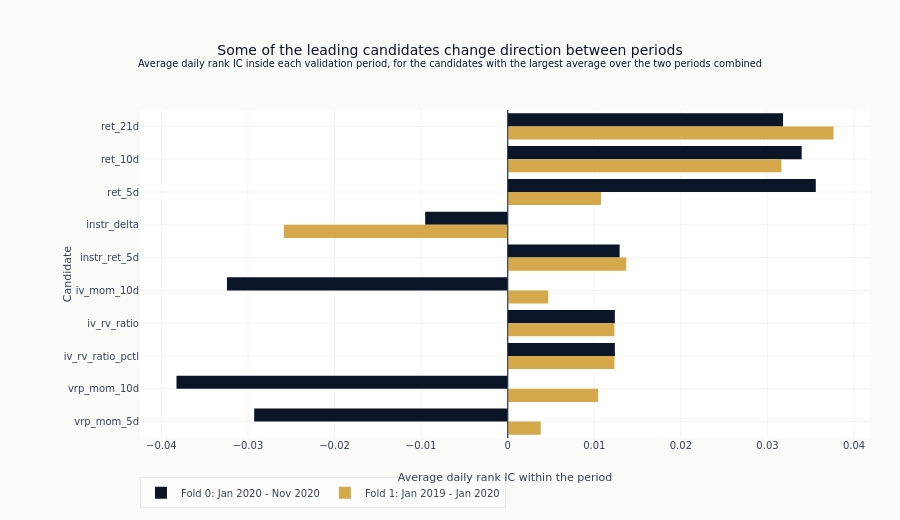

Notebook cell for this chart:
### Markdown cell above
One bar per validation period, for the candidates with the largest average agreement. A
candidate whose two bars point the same way carried one direction through both periods.
A candidate whose bars point opposite ways has an average taken across a sign change,
which is exactly what the average hides and what this figure exists to show.

The split generator numbers periods from the most recent backwards, so the legend gives
each one its dates rather than its number alone.

### Code cell
fold_plot_features = [f for f in leading_features if f in fold_stats]

fold_windows = {
    int(split["fold"]): (_as_date(split["val_start"]), _as_date(split["val_end"]))
    for split in cv_folds
}

fig = go.Figure()
plot_fold_ids = sorted({fid for f in fold_plot_features for fid in fold_stats[f]["fold_ics"]})
for position, fold_id in enumerate(plot_fold_ids):
    val_start, val_end = fold_windows[fold_id]
    fig.add_trace(
        go.Bar(
            x=[fold_stats[f]["fold_ics"].get(fold_id) for f in fold_plot_features],
            y=fold_plot_features,
            orientation="h",
            marker_color=[COLORS["blue"], COLORS["amber"]][position % 2],
            name=f"Fold {fold_id}: {val_start:%b %Y} - {val_end:%b %Y}",
        )
    )
fig.add_vline(x=0, line=dict(color=COLORS["neutral"], width=1))
fig.update_layout(
    template="ml4t",
    height=520,
    width=900,
    barmode="group",
    title={
        "text": (
            "Some of the leading candidates change direction between periods"
            "<br><sup>Average daily rank IC inside each validation period, for the candidates "
            "with the largest average over the two periods combined</sup>"
        )
    },
    margin=dict(l=140, r=30, t=110, b=60),
    legend=dict(orientation="h", y=-0.12, x=0),
)
fig.update_xaxes(title_text="Average daily rank IC within the period")
fig.update_yaxes(title_text="Candidate", autorange="reversed")
show_plotly_with_alt(
    fig,
    "Grouped horizontal bar chart of the average daily rank IC inside each validation period, "
    "two bars per candidate, for the ten candidates with the largest average over the two "
    "periods combined. Seven keep their side in both periods: ret_21d, ret_10d, ret_5d, "
    "instr_ret_5d and the two iv_rv_ratio columns positive, instr_delta negative. Three do not - "
    "iv_mom_10d, vrp_mom_10d and vrp_mom_5d are each negative in fold 0 and positive in fold 1, "
    "iv_mom_10d swinging from about -0.032 to about +0.005. So the three that change direction "
    "between the periods are all momentum terms, and ret_5d, while it keeps its sign, falls from "
    "about 0.036 to about 0.011.",
)

### Figure 1 — Plotly figure (JSON) as saved in the notebook; plotly's stock layout.template omitted (floating-point values rounded to 4 significant figures)
{"data": [{"marker": {"color": "#0a1628"}, "name": "Fold 0: Jan 2020 - Nov 2020", "orientation": "h", "type": "bar", "x": [0.0318, 0.03395, 0.03558, -0.009532, 0.01293, -0.03242, 0.01238, 0.01238, -0.03825, -0.02928], "y": ["ret_21d", "ret_10d", "ret_5d", "instr_delta", "instr_ret_5d", "iv_mom_10d", "iv_rv_ratio", "iv_rv_ratio_pctl", "vrp_mom_10d", "vrp_mom_5d"]}, {"marker": {"color": "#D4A84B"}, "name": "Fold 1: Jan 2019 - Jan 2020", "orientation": "h", "type": "bar", "x": [0.03763, 0.03161, 0.01078, -0.02585, 0.0137, 0.004673, 0.01233, 0.01233, 0.01044, 0.003812], "y": ["ret_21d", "ret_10d", "ret_5d", "instr_delta", "instr_ret_5d", "iv_mom_10d", "iv_rv_ratio", "iv_rv_ratio_pctl", "vrp_mom_10d", "vrp_mom_5d"]}], "layout": {"barmode": "group", "height": 520, "legend": {"orientation": "h", "x": 0, "y": -0.12}, "margin": {"b": 60, "l": 140, "r": 30, "t": 110}, "shapes": [{"line": {"color": "#334155", "width": 1}, "type": "line", "x0": 0, "x1": 0, "xref": "x", "y0": 0, "y1": 1, "yref": "y domain"}], "title": {"text": "Some of the leading candidates change direction between periods<br><sup>Average daily rank IC inside each validation period, for the candidates with the largest average over the two periods combined</sup>"}, "width": 900, "xaxis": {"title": {"text": "Average daily rank IC within the period"}}, "yaxis": {"autorange": "reversed", "title": {"text": "Candidate"}}}}
